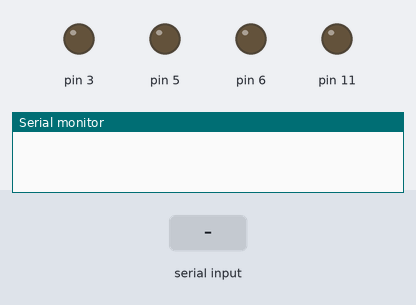
This sketch was run on a simulated Arduino Uno, built with avr-gcc and run on an emulated ATmega328P. Shown: output pins drawn as LEDs (lit = HIGH), the last lines printed to the serial monitor. The inputs (shaded band) are chosen by the test bench.

Above: at 1.2 s.
1.3 s: "1" received over Serial
At 2.4 s:
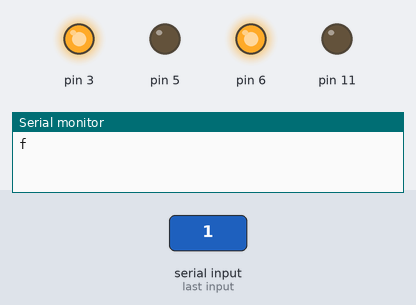
2.8 s: "2" received over Serial
At 3.6 s:
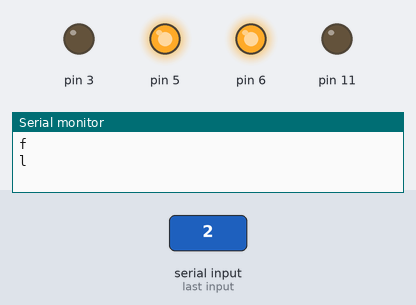
4.3 s: "3" received over Serial
At 4.7 s:
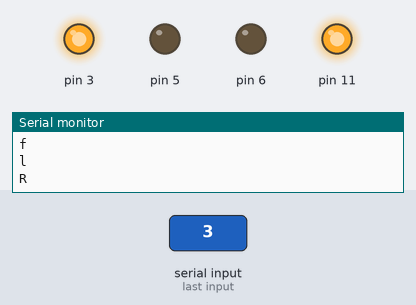
Timing chart, 0 to 7.3 s (numbered marks = the images above; inputs shaded):
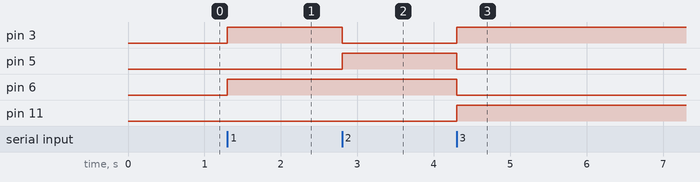

The sketch:

code.ino
```cpp
void setup()
{
Serial.begin(9600);
pinMode(3,OUTPUT);
pinMode(5,OUTPUT);
pinMode(6,OUTPUT);
pinMode(11,OUTPUT);

}
void forward()
{
  digitalWrite(3,1);
  digitalWrite(5,0);
  digitalWrite(6,1);
  digitalWrite(11,0);
}
void stops()
{
  digitalWrite(3,0);
  digitalWrite(5,0);
  digitalWrite(6,0);
  digitalWrite(11,0);
}

void left()
{
  digitalWrite(3,0);
  digitalWrite(5,1);
  digitalWrite(6,1);
  digitalWrite(11,0);
}


void right()
{
  digitalWrite(3,1);
  digitalWrite(5,0);
  digitalWrite(6,0);
  digitalWrite(11,1);
}
char c;

void loop()
{
 c=Serial.read();

  if(c=='1')
  {
forward();
Serial.println("f");
  }
  else if(c=='2')
 {
  left();

Serial.println("l");
 }
 else if(c=='3')
 {
  right();

Serial.println("R");
 }

 else if (c=='4')
 {
  stops();

Serial.println("s");
 }

}
```

Measured:
- after the input at 1.3 s, pin 3, pin 6: LOW → HIGH at once
- after the input at 2.8 s, pin 3: HIGH → LOW at once; pin 5: LOW → HIGH at once
- after the input at 4.3 s, pin 3, pin 11: LOW → HIGH at once; pin 5, pin 6: HIGH → LOW at once
